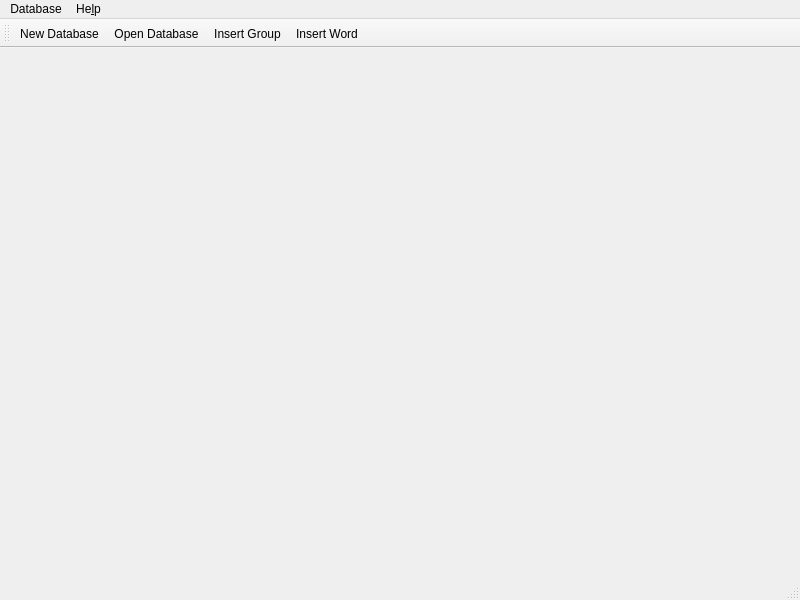
<?xml version="1.0" encoding="UTF-8"?>
<ui version="4.0">
 <class>MainWindow</class>
 <widget class="QMainWindow" name="MainWindow">
  <property name="geometry">
   <rect>
    <x>0</x>
    <y>0</y>
    <width>800</width>
    <height>600</height>
   </rect>
  </property>
  <property name="maximumSize">
   <size>
    <width>16777215</width>
    <height>16777215</height>
   </size>
  </property>
  <property name="windowTitle">
   <string>QVocabulary</string>
  </property>
  <widget class="QWidget" name="centralwidget">
   <property name="sizePolicy">
    <sizepolicy hsizetype="Maximum" vsizetype="Maximum">
     <horstretch>0</horstretch>
     <verstretch>0</verstretch>
    </sizepolicy>
   </property>
   <layout class="QHBoxLayout" name="horizontalLayout"/>
  </widget>
  <widget class="QMenuBar" name="menubar">
   <property name="geometry">
    <rect>
     <x>0</x>
     <y>0</y>
     <width>800</width>
     <height>30</height>
    </rect>
   </property>
   <widget class="QMenu" name="menuDatabase">
    <property name="title">
     <string>Database</string>
    </property>
    <widget class="QMenu" name="menu_Open_Database_Recent">
     <property name="title">
      <string>&amp;Open Database Recent</string>
     </property>
     <addaction name="actionEmpty"/>
    </widget>
    <widget class="QMenu" name="menuImport">
     <property name="title">
      <string>Import</string>
     </property>
     <addaction name="actionImportMicrosoftVocabulary"/>
    </widget>
    <addaction name="actionNew_DB"/>
    <addaction name="actionOpen_DB"/>
    <addaction name="menu_Open_Database_Recent"/>
    <addaction name="separator"/>
    <addaction name="menuImport"/>
    <addaction name="separator"/>
    <addaction name="actionInsertGroup"/>
    <addaction name="actionInsertWord"/>
   </widget>
   <widget class="QMenu" name="menuHelp">
    <property name="title">
     <string>He&amp;lp</string>
    </property>
    <addaction name="actionHelp"/>
    <addaction name="actionAbout"/>
   </widget>
   <addaction name="menuDatabase"/>
   <addaction name="menuHelp"/>
  </widget>
  <widget class="QStatusBar" name="statusbar"/>
  <widget class="QToolBar" name="toolBar">
   <property name="windowTitle">
    <string>toolBar</string>
   </property>
   <attribute name="toolBarArea">
    <enum>TopToolBarArea</enum>
   </attribute>
   <attribute name="toolBarBreak">
    <bool>false</bool>
   </attribute>
   <addaction name="actionNew_DB"/>
   <addaction name="actionOpen_DB"/>
   <addaction name="actionInsertGroup"/>
   <addaction name="actionInsertWord"/>
  </widget>
  <action name="actionOpen_DB">
   <property name="text">
    <string>&amp;Open Database</string>
   </property>
   <property name="toolTip">
    <string>Open Database</string>
   </property>
  </action>
  <action name="actionAbout">
   <property name="text">
    <string>&amp;About</string>
   </property>
  </action>
  <action name="actionHelp">
   <property name="text">
    <string>&amp;Help</string>
   </property>
   <property name="shortcut">
    <string>F1</string>
   </property>
  </action>
  <action name="actionInsertWord">
   <property name="text">
    <string>Insert &amp;Word</string>
   </property>
   <property name="toolTip">
    <string>Insert a Word</string>
   </property>
  </action>
  <action name="actionNew_DB">
   <property name="text">
    <string>&amp;New Database</string>
   </property>
   <property name="toolTip">
    <string>New Database</string>
   </property>
  </action>
  <action name="actionInsertGroup">
   <property name="text">
    <string>&amp;Insert Group</string>
   </property>
   <property name="toolTip">
    <string>Insert a Group</string>
   </property>
  </action>
  <action name="actionEmpty">
   <property name="text">
    <string>Empty</string>
   </property>
   <property name="visible">
    <bool>false</bool>
   </property>
  </action>
  <action name="actionImportMicrosoftVocabulary">
   <property name="text">
    <string>Import From Microsoft Vocabulary++ (*.xml)</string>
   </property>
  </action>
 </widget>
 <resources/>
 <connections/>
</ui>
